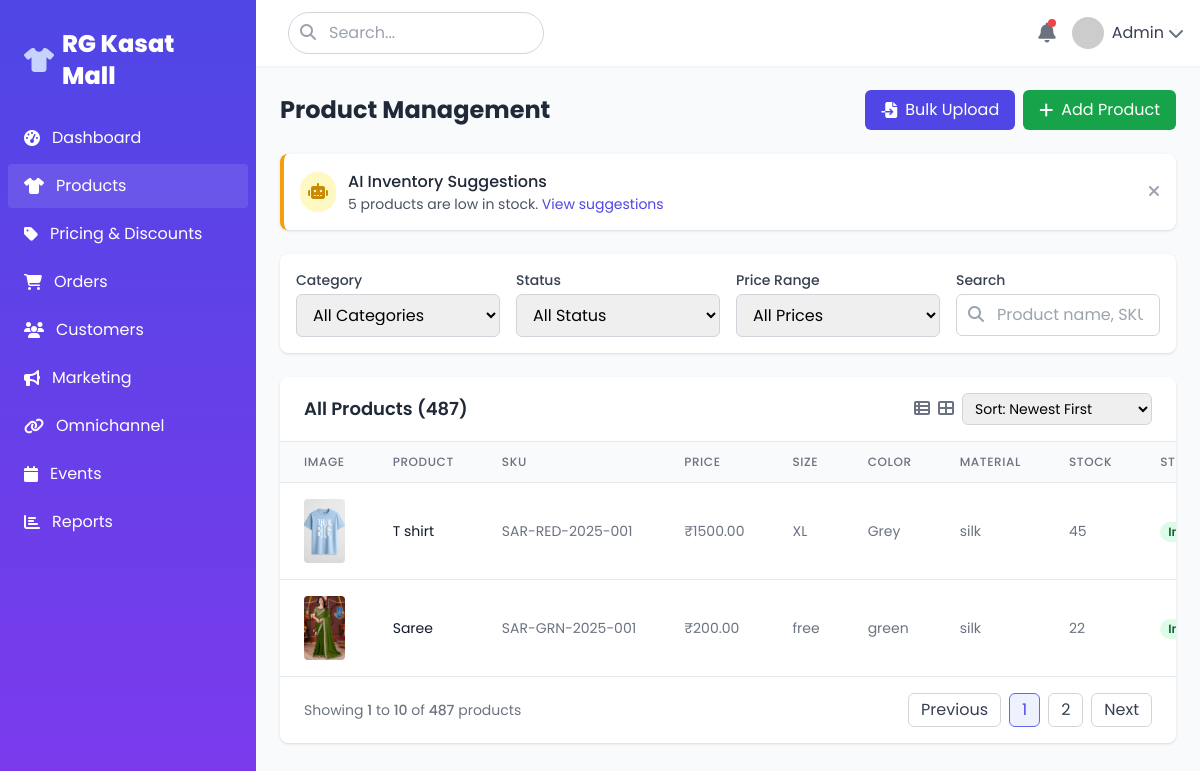
Page /edit/4/ on the committed database.
### product/models.py (models this page shows, shortened)
class Product(models.Model):
    name = models.CharField(max_length=200)
    category = models.ForeignKey(Category, on_delete=models.CASCADE)
    price = models.DecimalField(max_digits=10, decimal_places=2)
    stock = models.PositiveIntegerField()
    sku = models.CharField(max_length=100, unique=True)
    image = models.ImageField(upload_to='product_images/', null=True, blank=True)
    description = models.TextField(blank=True)
    size = models.CharField(max_length=50, blank=True)
    color = models.CharField(max_length=50, blank=True)
    material = models.CharField(max_length=100, blank=True)

### product/views.py (the view)
# urls.py: path('edit/<int:pk>/', views.edit_product, name='edit-product'),
def edit_product(request, pk):
    product = get_object_or_404(Product, pk=pk)
    if request.method == 'POST':
        form = ProductForm(request.POST, request.FILES, instance=product)
        if form.is_valid():
            form.save()
            return redirect('product-list')
    else:
        form = ProductForm(instance=product)
    products = Product.objects.all()
    return render(request, 'products/products.html', {
        'products': products,
        'form': form,
        'editing': True,
        'editing_product': product,
    })

### product/templates/products/products.html (shortened to what this page needs)
{% load static %}
{% load widget_tweaks %}
<!DOCTYPE html>
<html lang="en">
<head>
    <script src="https://cdn.tailwindcss.com"></script>
    <link rel="stylesheet" href="https://cdnjs.cloudflare.com/ajax/libs/font-awesome/6.4.0/css/all.min.css">
</head>
<body class="bg-gray-50">
    <div class="flex h-screen overflow-hidden">
        <div class="sidebar w-64 space-y-6 py-7 px-2 absolute inset-y-0 left-0 transform -translate-x-full md:relative md:translate-x-0 transition duration-200 ease-in-out z-10 text-white">
            <div class="flex items-center space-x-2 px-4">
                <i class="fas fa-tshirt text-2xl text-indigo-200"></i>
                <span class="text-2xl font-extrabold">RG Kasat Mall</span>
            </div>
            <nav>
                <div class="space-y-1">
                    <a href="{%url 'index' %}" class="sidebar-item flex items-center py-2.5 px-4 rounded transition duration-200 hover:bg-white hover:bg-opacity-10">
                        <i class="fas fa-tachometer-alt mr-3"></i>Dashboard
                    </a>
                    <a href="{%url 'product-list' %}" class="sidebar-item flex items-center py-2.5 px-4 rounded transition duration-200 bg-white bg-opacity-10">
                        <i class="fas fa-tshirt mr-3"></i>Products
                    </a>
                    <a href="{%url 'pricing-discounts' %}" class="sidebar-item flex items-center py-2.5 px-4 rounded transition duration-200 hover:bg-white hover:bg-opacity-10">
                        <i class="fas fa-tag mr-3"></i>Pricing & Discounts
                    </a>
                    <a href="{%url 'orders' %}" class="sidebar-item flex items-center py-2.5 px-4 rounded transition duration-200 hover:bg-white hover:bg-opacity-10">
                        <i class="fas fa-shopping-cart mr-3"></i>Orders
                    </a>
                    <a href="customers.html" class="sidebar-item flex items-center py-2.5 px-4 rounded transition duration-200 hover:bg-white hover:bg-opacity-10">
                        <i class="fas fa-users mr-3"></i>Customers
                    </a>
                    <a href="marketing.html" class="sidebar-item flex items-center py-2.5 px-4 rounded transition duration-200 hover:bg-white hover:bg-opacity-10">
                        <i class="fas fa-bullhorn mr-3"></i>Marketing
                    </a>
                    <a href="omnichannel.html" class="sidebar-item flex items-center py-2.5 px-4 rounded transition duration-200 hover:bg-white hover:bg-opacity-10">
                        <i class="fas fa-link mr-3"></i>Omnichannel
                    </a>
                    <a href="events.html" class="sidebar-item flex items-center py-2.5 px-4 rounded transition duration-200 hover:bg-white hover:bg-opacity-10">
                        <i class="fas fa-calendar mr-3"></i>Events
                    </a>
                    <a href="reports.html" class="sidebar-item flex items-center py-2.5 px-4 rounded transition duration-200 hover:bg-white hover:bg-opacity-10">
                        <i class="fas fa-chart-bar mr-3"></i>Reports
                    </a>
                </div>
            </nav>
        </div>
        <div class="flex-1 flex flex-col overflow-hidden">
            <header class="bg-white shadow-sm z-10 overflow-x-auto">
                <div class="flex items-center justify-between px-4 py-3">
                    <div class="flex items-center">
                        <div class="relative mx-4">
                            <input type="text" placeholder="Search..." class="pl-10 pr-4 py-2 rounded-full border border-gray-300 focus:outline-none focus:ring-2 focus:ring-indigo-500 focus:border-transparent w-64">
                            <i class="fas fa-search absolute left-3 top-3 text-gray-400"></i>
                        </div>
                    </div>
                    <div class="flex items-center space-x-4">
                        <div class="relative">
                            <button class="text-gray-500 hover:text-gray-700 focus:outline-none">
                                <i class="fas fa-bell text-xl"></i>
                                <span class="absolute top-0 right-0 h-2 w-2 rounded-full bg-red-500"></span>
                            </button>
                        </div>
                        <div class="relative">
                            <button class="flex items-center focus:outline-none" id="user-menu-button">
                                <img class="h-8 w-8 rounded-full" src="https://randomuser.me/api/portraits/men/32.jpg" alt="User profile">
                                <span class="ml-2 text-gray-700">Admin</span>
                                <i class="fas fa-chevron-down ml-1 text-gray-500"></i>
                            </button>
                        </div>
                    </div>
                </div>
            </header>
            <main class="flex-1 overflow-x-hidden overflow-y-auto bg-gray-50 p-4 md:p-6">
                <div class="flex flex-col sm:flex-row sm:justify-between sm:items-center mb-6 space-y-3 sm:space-y-0">
                    <h1 class="text-xl sm:text-2xl font-bold text-gray-800 text-center sm:text-left">
                        Product Management
                    </h1>
                    <div class="flex flex-col sm:flex-row sm:space-x-2 space-y-2 sm:space-y-0">
                        <button class="bg-indigo-600 text-white px-4 py-2 rounded-md hover:bg-indigo-700 transition duration-200 flex items-center justify-center" onclick="showBulkUploadModal()">
                            <i class="fas fa-file-import mr-2"></i>Bulk Upload
                        </button>
                        <button class="bg-green-600 text-white px-4 py-2 rounded-md hover:bg-green-700 transition duration-200 flex items-center justify-center" onclick="showAddProductModal()">
                            <i class="fas fa-plus mr-2"></i>Add Product
                        </button>
                    </div>
                </div>
                <div class="ai-alert bg-white rounded-lg shadow p-4 mb-6">
                    <div class="flex items-center">
                        <div class="p-2 rounded-full bg-yellow-100 text-yellow-600 mr-3">
                            <i class="fas fa-robot"></i>
                        </div>
                        <div class="flex-1">
                            <h3 class="font-medium text-gray-800">AI Inventory Suggestions</h3>
                            <p class="text-sm text-gray-600">5 products are low in stock. <a href="#" class="text-indigo-600 hover:underline">View suggestions</a></p>
                        </div>
                        <button class="text-gray-400 hover:text-gray-600">
                            <i class="fas fa-times"></i>
                        </button>
                    </div>
                </div>
                <div class="bg-white rounded-lg shadow p-4 mb-6 card-hover transition duration-300">
                    <div class="grid grid-cols-1 md:grid-cols-4 gap-4">
                        <div>
                            <label class="block text-sm font-medium text-gray-700 mb-1">Category</label>
                            <select class="w-full border border-gray-300 rounded-md py-2 px-3 focus:outline-none focus:ring-2 focus:ring-indigo-500">
                                <option>All Categories</option>
                            </select>
                        </div>
                        <div>
                            <label class="block text-sm font-medium text-gray-700 mb-1">Status</label>
                            <select class="w-full border border-gray-300 rounded-md py-2 px-3 focus:outline-none focus:ring-2 focus:ring-indigo-500">
                                <option>All Status</option>
                            </select>
                        </div>
                        <div>
                            <label class="block text-sm font-medium text-gray-700 mb-1">Price Range</label>
                            <select class="w-full border border-gray-300 rounded-md py-2 px-3 focus:outline-none focus:ring-2 focus:ring-indigo-500">
                                <option>All Prices</option>
                            </select>
                        </div>
                        <div>
                            <label class="block text-sm font-medium text-gray-700 mb-1">Search</label>
                            <div class="relative">
                                <input type="text" placeholder="Product name, SKU..." class="w-full pl-10 pr-4 py-2 rounded-md border border-gray-300 focus:outline-none focus:ring-2 focus:ring-indigo-500">
                                <i class="fas fa-search absolute left-3 top-3 text-gray-400"></i>
                            </div>
                        </div>
                    </div>
                </div>
                <div class="bg-white rounded-lg shadow overflow-hidden card-hover transition duration-300">
                    <div class="px-6 py-4 border-b border-gray-200 flex justify-between items-center">
                        <h2 class="text-lg font-semibold text-gray-800">All Products (487)</h2>
                        <div class="flex items-center space-x-2">
                            <button class="text-gray-500 hover:text-gray-700">
                                <i class="fas fa-th-list"></i>
                            </button>
                            <button class="text-gray-500 hover:text-gray-700">
                                <i class="fas fa-th-large"></i>
                            </button>
                            <select class="border border-gray-300 rounded-md py-1 px-2 text-sm focus:outline-none focus:ring-2 focus:ring-indigo-500">
                                <option>Sort: Newest First</option>
                            </select>
                        </div>
                    </div>
                <div class="overflow-x-auto">
                    <table class="min-w-full divide-y divide-gray-200">
                        <thead class="bg-gray-50">
                            <tr>
                                <th class="px-6 py-3 text-left text-xs font-medium text-gray-500 uppercase tracking-wider">Image</th>
                                <th class="px-6 py-3 text-left text-xs font-medium text-gray-500 uppercase tracking-wider">Product</th>
                                <th class="px-6 py-3 text-left text-xs font-medium text-gray-500 uppercase tracking-wider">SKU</th>
                                <th class="px-6 py-3 text-left text-xs font-medium text-gray-500 uppercase tracking-wider">Price</th>
                                   <th class="px-6 py-3 text-left text-xs font-medium text-gray-500 uppercase tracking-wider">Size</th>
                                <th class="px-6 py-3 text-left text-xs font-medium text-gray-500 uppercase tracking-wider">Color</th>
                                <th class="px-6 py-3 text-left text-xs font-medium text-gray-500 uppercase tracking-wider">Material</th>
                                <th class="px-6 py-3 text-left text-xs font-medium text-gray-500 uppercase tracking-wider">Stock</th>
                                <th class="px-6 py-3 text-left text-xs font-medium text-gray-500 uppercase tracking-wider">Status</th>
                            </tr>
                        </thead>
                        <tbody class="bg-white divide-y divide-gray-200" id="products-table">
                            {% for product in products %}
                            <tr>
                                <td class="px-6 py-4 whitespace-nowrap">
                                    {% if product.image %}
                                        <img src="{{ product.image.url }}" alt="{{ product.name }}" class="h-16 w-16 object-cover rounded">
                                    {% else %}
                                        <span class="text-sm text-gray-500">No Image</span>
                                    {% endif %}
                                </td>
                                <td class="px-6 py-4 whitespace-nowrap text-sm text-gray-900">{{ product.name }}</td>
                                <td class="px-6 py-4 whitespace-nowrap text-sm text-gray-500">{{ product.sku }}</td>
                                <td class="px-6 py-4 whitespace-nowrap text-sm text-gray-500">₹{{ product.price }}</td>
                                <td class="px-6 py-4 whitespace-nowrap text-sm text-gray-500">{{ product.size }}</td>
                                <td class="px-6 py-4 whitespace-nowrap text-sm text-gray-500">{{ product.color }}</td>
                                <td class="px-6 py-4 whitespace-nowrap text-sm text-gray-500">{{ product.material}}</td>
                                <td class="px-6 py-4 whitespace-nowrap text-sm text-gray-500">{{ product.stock }}</td>
                                <td class="px-6 py-4 whitespace-nowrap text-sm text-gray-500">
                                    {% if product.stock > 0 %}
                                        <span class="inline-flex px-2 text-xs leading-5 font-semibold rounded-full bg-green-100 text-green-800">
                                            In Stock
                                        </span>
                                    {% else %}
                                        <span class="inline-flex px-2 text-xs leading-5 font-semibold rounded-full bg-red-100 text-red-800">
                                            Out of Stock
                                        </span>
                                    {% endif %}
                                </td>
                            </tr>
                        {% empty %}
                        <tr>
                            <td colspan="7" class="px-6 py-4 text-center text-gray-500">No products found.</td>
                        </tr>
                        {% endfor %}
                    </tbody>
                </table>
            </div>
                    <div class="px-6 py-4 border-t border-gray-200 flex items-center justify-between">
                        <div class="text-sm text-gray-500">
                            Showing <span class="font-medium">1</span> to <span class="font-medium">10</span> of <span class="font-medium">487</span> products
                        </div>
                        <div class="flex space-x-2">
                            <button class="px-3 py-1 rounded-md border border-gray-300 bg-white text-gray-700 hover:bg-gray-50">
                                Previous
                            </button>
                            <button class="px-3 py-1 rounded-md border border-indigo-500 bg-indigo-50 text-indigo-600">
                                1
                            </button>
                            <button class="px-3 py-1 rounded-md border border-gray-300 bg-white text-gray-700 hover:bg-gray-50">
                                2
                            </button>
                            <button class="px-3 py-1 rounded-md border border-gray-300 bg-white text-gray-700 hover:bg-gray-50">
                                Next
                            </button>
                        </div>
                    </div>
                </div>
            </main>
        </div>
    </div>
</body>
</html>

### rows in the picture
Product: image (picture), name "T shirt", sku "SAR-RED-2025-001", price "1500.00", size "XL", color "Grey", material "silk", stock "45", shows "In Stock"
Product: image (picture), name "Saree", sku "SAR-GRN-2025-001", price "200.00", size "free", color "green", material "silk", stock "22", shows "In Stock"
